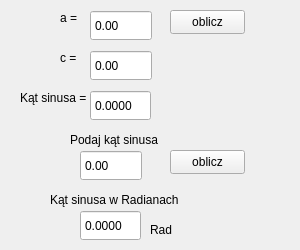
    <widget class="QWidget" name="tab">
     <attribute name="title">
      <string>sin</string>
     </attribute>
     <widget class="QLabel" name="label">
      <property name="geometry">
       <rect>
        <x>70</x>
        <y>130</y>
        <width>91</width>
        <height>20</height>
       </rect>
      </property>
      <property name="text">
       <string>Podaj kąt sinusa </string>
      </property>
     </widget>
     <widget class="QDoubleSpinBox" name="sin">
      <property name="geometry">
       <rect>
        <x>80</x>
        <y>150</y>
        <width>62</width>
        <height>31</height>
       </rect>
      </property>
      <property name="buttonSymbols">
       <enum>QAbstractSpinBox::NoButtons</enum>
      </property>
      <property name="minimum">
       <double>-1000000.000000000000000</double>
      </property>
      <property name="maximum">
       <double>10000000.000000000000000</double>
      </property>
     </widget>
     <widget class="QDoubleSpinBox" name="sinWynik">
      <property name="geometry">
       <rect>
        <x>80</x>
        <y>210</y>
        <width>61</width>
        <height>31</height>
       </rect>
      </property>
      <property name="readOnly">
       <bool>true</bool>
      </property>
      <property name="buttonSymbols">
       <enum>QAbstractSpinBox::NoButtons</enum>
      </property>
      <property name="decimals">
       <number>4</number>
      </property>
      <property name="minimum">
       <double>-100000.000000000000000</double>
      </property>
      <property name="maximum">
       <double>100000.000000000000000</double>
      </property>
     </widget>
     <widget class="QPushButton" name="sinBtn">
      <property name="geometry">
       <rect>
        <x>170</x>
        <y>150</y>
        <width>75</width>
        <height>24</height>
       </rect>
      </property>
      <property name="text">
       <string>oblicz</string>
      </property>
     </widget>
     <widget class="QLabel" name="label_5">
      <property name="geometry">
       <rect>
        <x>50</x>
        <y>190</y>
        <width>141</width>
        <height>20</height>
       </rect>
      </property>
      <property name="text">
       <string>Kąt sinusa w Radianach  </string>
      </property>
     </widget>
     <widget class="QDoubleSpinBox" name="sinalfa">
      <property name="geometry">
       <rect>
        <x>90</x>
        <y>90</y>
        <width>61</width>
        <height>31</height>
       </rect>
      </property>
      <property name="readOnly">
       <bool>true</bool>
      </property>
      <property name="buttonSymbols">
       <enum>QAbstractSpinBox::NoButtons</enum>
      </property>
      <property name="decimals">
       <number>4</number>
      </property>
      <property name="minimum">
       <double>-10000.000000000000000</double>
      </property>
      <property name="maximum">
       <double>100000.000000000000000</double>
      </property>
     </widget>
     <widget class="QDoubleSpinBox" name="sina">
      <property name="geometry">
       <rect>
        <x>90</x>
        <y>10</y>
        <width>62</width>
        <height>31</height>
       </rect>
      </property>
      <property name="buttonSymbols">
       <enum>QAbstractSpinBox::NoButtons</enum>
      </property>
      <property name="minimum">
       <double>-1000000.000000000000000</double>
      </property>
      <property name="maximum">
       <double>10000000.000000000000000</double>
      </property>
     </widget>
     <widget class="QDoubleSpinBox" name="sinc">
      <property name="geometry">
       <rect>
        <x>90</x>
        <y>50</y>
        <width>62</width>
        <height>31</height>
       </rect>
      </property>
      <property name="buttonSymbols">
       <enum>QAbstractSpinBox::NoButtons</enum>
      </property>
      <property name="minimum">
       <double>-1000000.000000000000000</double>
      </property>
      <property name="maximum">
       <double>10000000.000000000000000</double>
      </property>
     </widget>
     <widget class="QLabel" name="label_10">
      <property name="geometry">
       <rect>
        <x>20</x>
        <y>90</y>
        <width>81</width>
        <height>16</height>
       </rect>
      </property>
      <property name="text">
       <string>Kąt sinusa = </string>
      </property>
     </widget>
     <widget class="QLabel" name="label_12">
      <property name="geometry">
       <rect>
        <x>60</x>
        <y>10</y>
        <width>21</width>
        <height>16</height>
       </rect>
      </property>
      <property name="text">
       <string>a = </string>
      </property>
     </widget>
     <widget class="QLabel" name="label_13">
      <property name="geometry">
       <rect>
        <x>60</x>
        <y>50</y>
        <width>31</width>
        <height>16</height>
       </rect>
      </property>
      <property name="text">
       <string>c = </string>
      </property>
     </widget>
     <widget class="QPushButton" name="sinacBtn">
      <property name="geometry">
       <rect>
        <x>170</x>
        <y>10</y>
        <width>75</width>
        <height>24</height>
       </rect>
      </property>
      <property name="text">
       <string>oblicz</string>
      </property>
     </widget>
     <widget class="QLabel" name="label_14">
      <property name="geometry">
       <rect>
        <x>150</x>
        <y>220</y>
        <width>141</width>
        <height>20</height>
       </rect>
      </property>
      <property name="text">
       <string>Rad</string>
      </property>
     </widget>
    </widget>
